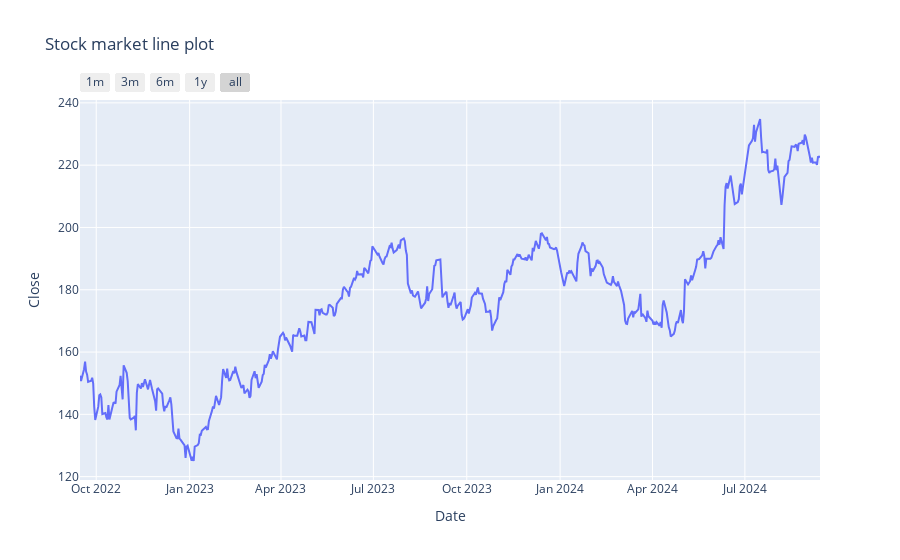

The cell this chart's notebook holds for it:
### Code cell
fig = px.line(data_frame = stock_data, x=stock_data.index, y='Close', title= 'Stock market line plot')
fig.update_xaxes(
    rangeselector=dict(
        buttons=list([
            dict(count=1, label="1m", step="month", stepmode="backward"),
            dict(count=3, label="3m", step="month", stepmode="backward"),
            dict(count=6, label="6m", step="month", stepmode="backward"),
            dict(count=1, label="1y", step="year", stepmode="backward"),
            dict(step="all")
        ])
    )
)
fig.show()

### Figure 1 — Plotly figure (JSON) as saved in the notebook; plotly's stock layout.template omitted (floating-point values rounded to 4 significant figures; data arrays with more than 128 entries replaced by an {"elided": "..."} marker saying what was removed)
{"data": [{"hovertemplate": "Date=%{x}<br>Close=%{y}<extra></extra>", "legendgroup": "", "line": {"color": "#636efa", "dash": "solid"}, "marker": {"symbol": "circle"}, "mode": "lines", "name": "", "orientation": "v", "showlegend": false, "type": "scatter", "x": {"elided": "502 str values"}, "xaxis": "x", "y": {"elided": "502 float values"}, "yaxis": "y"}], "layout": {"legend": {"tracegroupgap": 0}, "title": {"text": "Stock market line plot"}, "xaxis": {"anchor": "y", "domain": [0, 1], "rangeselector": {"buttons": [{"count": 1, "label": "1m", "step": "month", "stepmode": "backward"}, {"count": 3, "label": "3m", "step": "month", "stepmode": "backward"}, {"count": 6, "label": "6m", "step": "month", "stepmode": "backward"}, {"count": 1, "label": "1y", "step": "year", "stepmode": "backward"}, {"step": "all"}]}, "title": {"text": "Date"}}, "yaxis": {"anchor": "x", "domain": [0, 1], "title": {"text": "Close"}}}}
